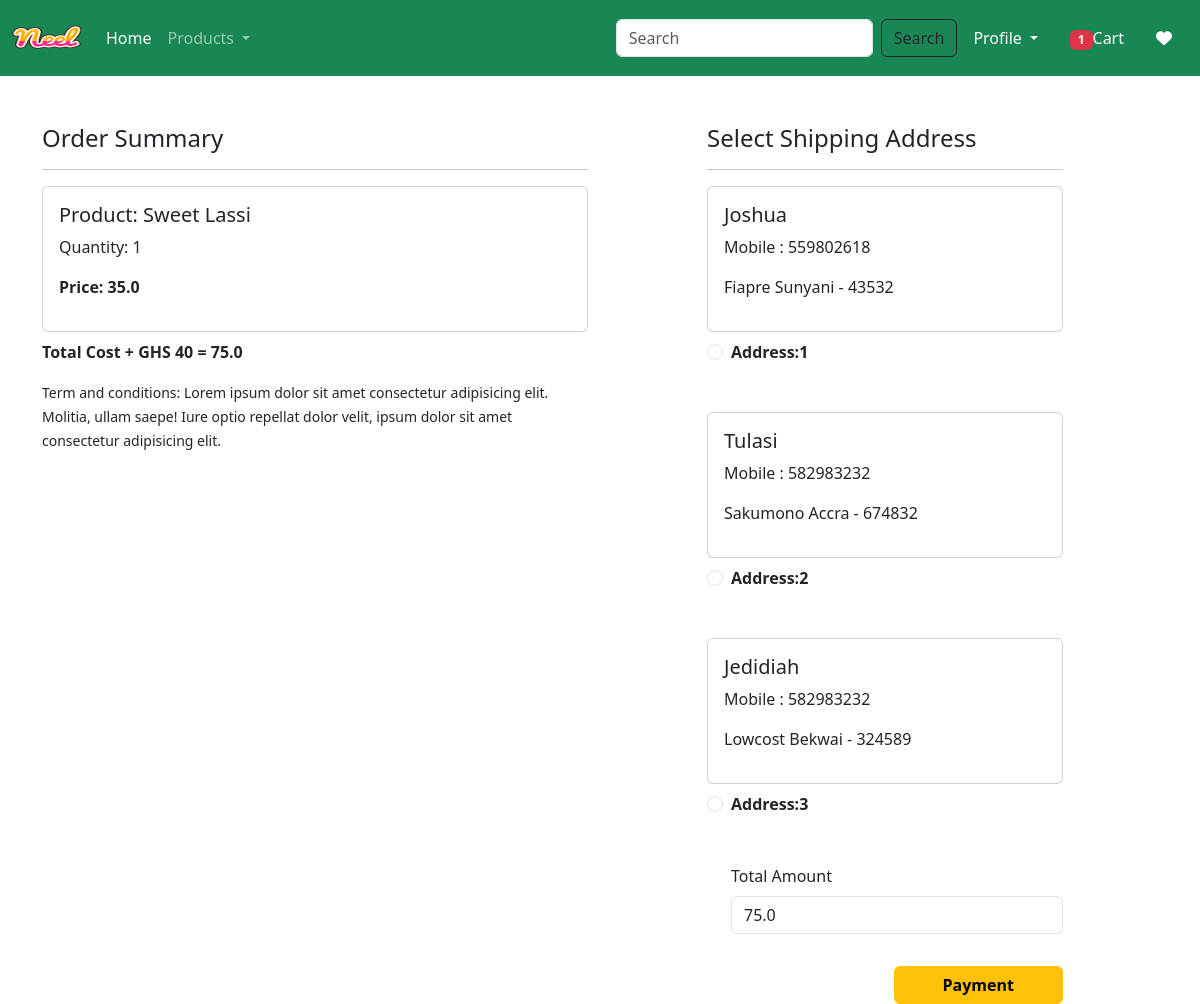
Before: /checkout/ (signed in) with the older database file.
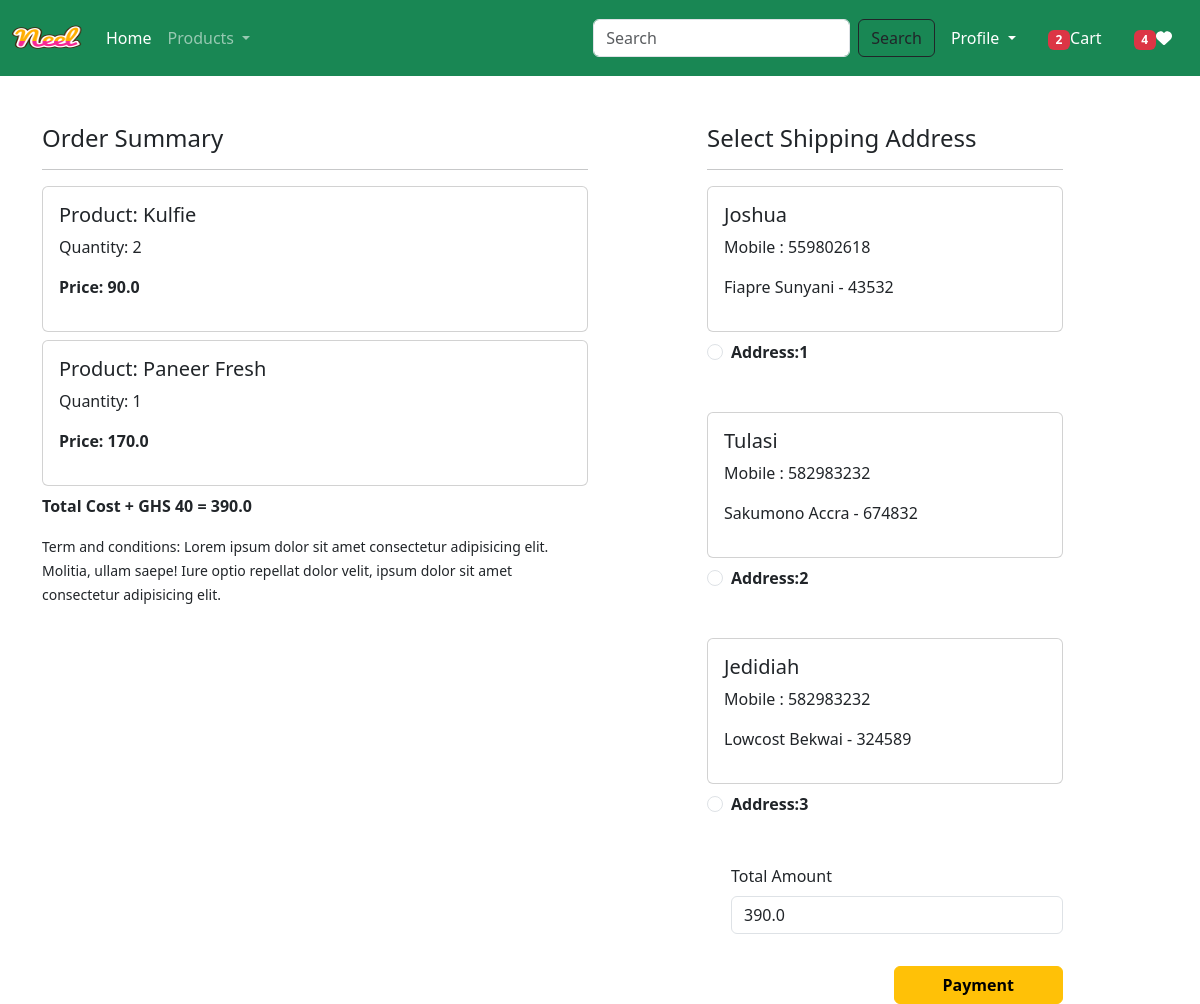
After: the same page with the newer database file.
### app/models.py (models this page shows, shortened)
class Cart(models.Model):
    user = models.ForeignKey(User, on_delete=models.CASCADE)
    product = models.ForeignKey(Product, on_delete=models.CASCADE)
    quantity = models.PositiveIntegerField(default=1)

class Product(models.Model):
    title = models.CharField(max_length=100)
    selling_price = models.FloatField()
    discounted_price = models.FloatField()
    description = models.TextField()
    composition = models.TextField(default='')
    prodapp = models.TextField(default='')
    category = models.CharField(choices=CATEGORY_CHOICES, max_length=2)
    product_image = models.ImageField(upload_to='product')

class Customer(models.Model):
    user = models.ForeignKey(User, on_delete=models.CASCADE)
    name = models.CharField(max_length=200)
    locality = models.CharField(max_length=200)
    city = models.CharField(max_length=50)
    mobile = models.IntegerField(default=0)
    zipcode = models.IntegerField()
    state = models.CharField(choices=STATE_CHOICES, max_length=100)

### app/views.py (the view, shortened to what this page needs)
# urls.py: path("checkout/", views.checkout.as_view(), name='checkout'),
@method_decorator(login_required, name='dispatch')
class checkout(View):
    def get(self, request):
        totalitem = 0
        wishitem = 0
        if request.user.is_authenticated:
            totalitem = len(Cart.objects.filter(user=request.user))
            wishitem = len(Wishlist.objects.filter(user=request.user))
        user = request.user
        add = Customer.objects.filter(user=user)
        cart_items = Cart.objects.filter(user = user)
        famount = 0
        for p in cart_items:
            value = p.quantity * p.product.discounted_price
            famount = famount + value
        totalamount = famount + 40
        razoramount = int(totalamount * 100)
        client = razorpay.Client(auth=(settings.RAZOR_KEY_ID, settings.RAZOR_KEY_SECRET))
        data = { "amount": razoramount, "currency": "INR", "receipt": "order_rcptid_12"}
        payment_response = client.order.create(data=data)
        print(payment_response)
        order_id = payment_response['id']
        order_status = payment_response['status']
        return render(request, 'app/checkout.html', locals())

### app/templates/app/checkout.html (shortened to what this page needs)
{% extends 'app/base.html' %}
{% load static%}
{% block main-content %}
<div class="container">
    <div class="row mt-5">
        <div class="col-sm-6">
            <h4>Order Summary</h4>
            <hr>
            {% for item in cart_items %}
                <div class="card mb-2">
                    <div class="card-body">
                        <h5>Product: {{item.product.title}}</h5>
                        <p>Quantity: {{item.quantity}}</p>
                        <p class="fw-bold">Price: {{item.product.discounted_price}}</p>
                    </div>
                </div>
            {% endfor %}
            <p class="fw-bold">Total Cost + GHS 40 = {{totalamount}}</p>
            <small>Term and conditions: Lorem ipsum dolor sit amet consectetur adipisicing elit. Molitia, ullam saepe! Iure optio repellat dolor velit, ipsum dolor sit amet consectetur adipisicing elit.</small>
        </div>
        <div class="col-sm-4 offset-sm-1"
        >
            <h4>Select Shipping Address</h4>
            <hr>
            <form method="post" id="myform">
                {% for ad in add %}
                    <div class="card">
                        <div class="card-body">
                            <h5>{{ad.name}}</h5>
                            <p>Mobile : {{ad.mobile}}</p>
                            <p>{{ad.locality}} {{ad.city}} {{add.state}} - {{ad.zipcode}}</p>
                        </div>
                    </div>
                    <div class="form-check mt-2 mb-5">
                        <input class="form-check-input" type="radio" name="custid" id="custadd{{forloop.counted}}" value="{{ad.id}}" />
                        <label class="form-check-label fw-bold" for="custadd{{forloop.counted}}">
                            Address:{{forloop.counter}}
                        </label>
                    </div>
                {% endfor %}
                <div class="form-check mb-3">
                    <label for="totalamount" class="form-label">Total Amount</label>
                    <input type="number" class="form-control" name="totalamount" value={{totalamount}} readonly />
                </div>
                <div class="text-end mb-8">
                    <button id="rzp-button1" type="submit" class="btn btn-warning mt-3 px-5 fw-bold">Payment</button>
                </div>
            </form>
        </div>
    </div>
</div>
{% endblock main-content %}

Changed rows visible on the page:
removed Cart: product "Sweet Lassi", quantity "1", product.discounted_price "35.0"
added Cart: product "Kulfie", quantity "2", product.discounted_price "90.0"
added Cart: product "Paneer Fresh", quantity "1", product.discounted_price "170.0"
Other visible differences:
{{ totalitem }}: "1" → "2"
{{ wishitem }}: (not shown) → "4"
{{ totalamount }}: "75.0" → "390.0"
form field totalamount: "75.0" → "390.0"
